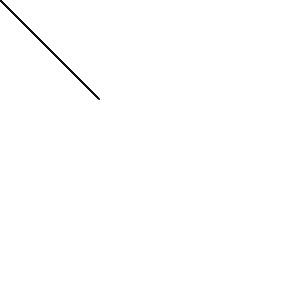
Frame 1 (no input)
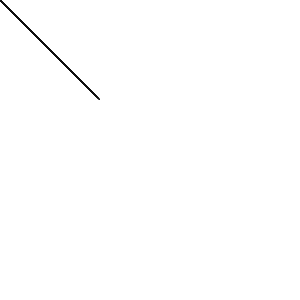
Frame 60 (the mouse pressed at the canvas centre just before this capture)
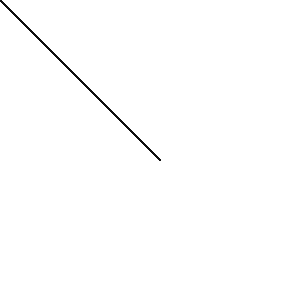
Frame 120 (the mouse held since frame 60 and released just before this capture)

The Processing sketch that drew these frames (run headless with seeded random() and noise(); from frame 60 on, the mouse is pressed at the canvas centre):

// Processing sketch: processing_39842
// ── processing_39842.pde

//Alex Nelson

int num = 200; 

int[] x = new int[num];
int[] y = new int[num];


void setup() {
  size(300, 300);
  smooth();
  colorMode(HSB, 50);
}


void draw() {
  background(255, 0, 255);


  //all the lines array from the top left corner
  for (int i = num-100; i > 0; i--) {
    x[i] = x[i-1];
    y[i] = y[i-1];
  }

  //allowing the mouse to determine where the lines go
  x[0] = mouseX;
  y[0] = mouseY;


  //3 lines; 2 at the same length and one that is shorter than the other 2
  for (int i = 0; i < num; i++) {
    stroke(HSB, random(width));
    line(x[i]-10, y[i]-10, i/2, i/2); 
    line(x[i]+10, y[i]+10, i/2, i/2);
    line(x[i], y[i], i/4, i/4);
  }
}
